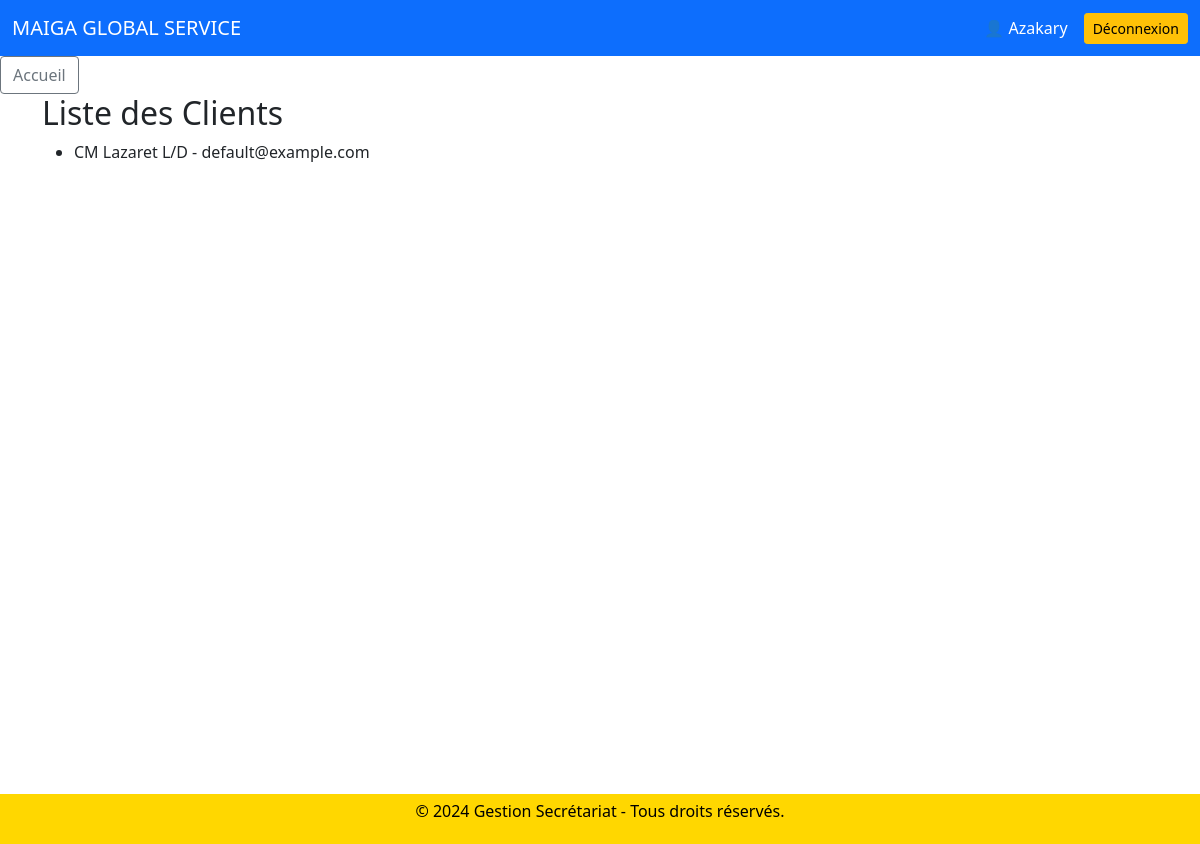
Page /clients/liste/ (signed in) on the earlier database version.
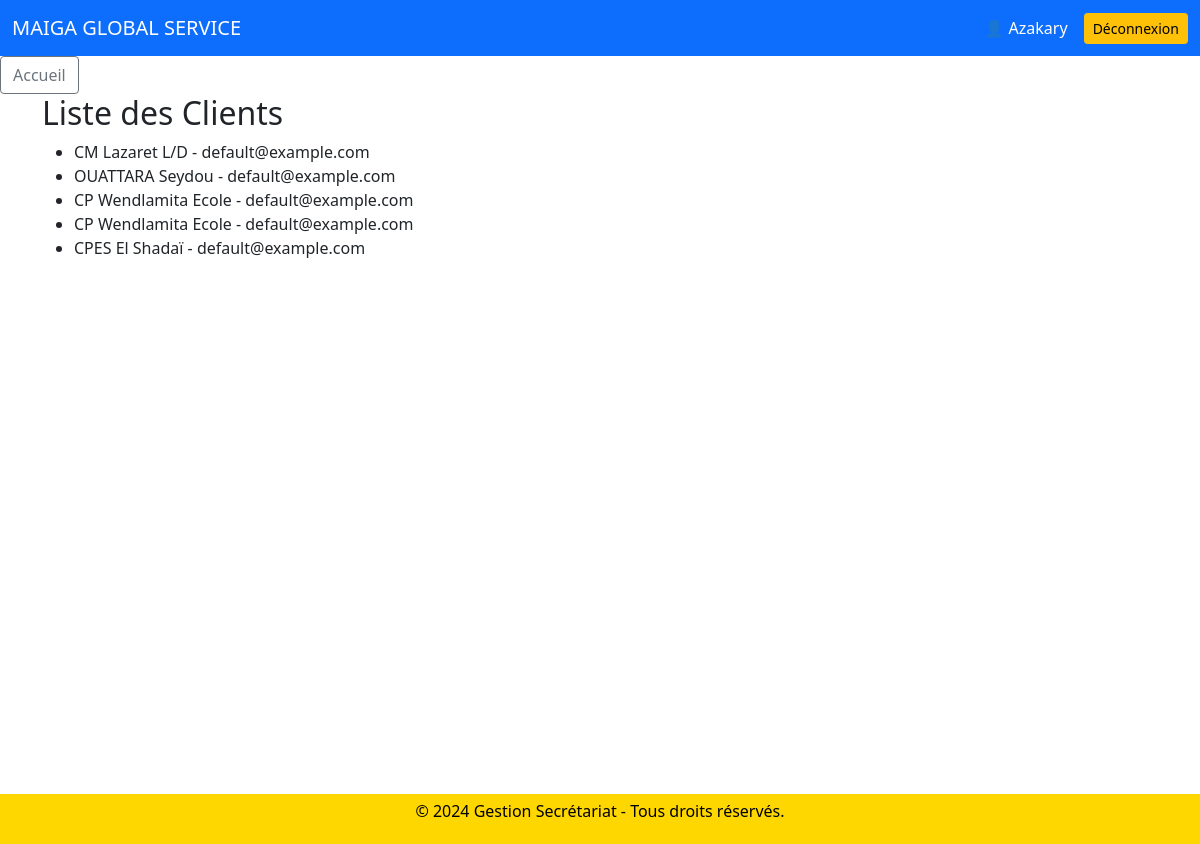
Same page on the later database version.
### clients/models.py (models this page shows, shortened)
class Client(models.Model):
    nom = models.CharField(max_length=100)
    prenom = models.CharField(max_length=50, null=True, blank=True)
    email = models.CharField(max_length=255, default="default@example.com")
    telephone = models.CharField(max_length=20)

### clients/views.py (the view)
# urls.py: path('liste/', views.liste_clients, name='liste_clients'),
def liste_clients(request):
    clients = Client.objects.all()
    return render(request, 'clients/liste_clients.html', {'clients': clients})

### clients/templates/clients/liste_clients.html
{% extends 'home/base.html' %}
{% block content %}
<h2>Liste des Clients</h2>
<ul>
    {% for client in clients %}
        <li>{{ client.nom }} {{ client.prenom }} - {{ client.email }}</li>
    {% endfor %}
</ul>
{% endblock %}

Differences in the rows shown:
added Client: nom "OUATTARA", prenom "Seydou", email "default@example.com"
added Client: nom "CP Wendlamita", prenom "Ecole", email "default@example.com"
added Client: nom "CP Wendlamita", prenom "Ecole", email "default@example.com"
added Client: nom "CPES", prenom "El Shadaï", email "default@example.com"
